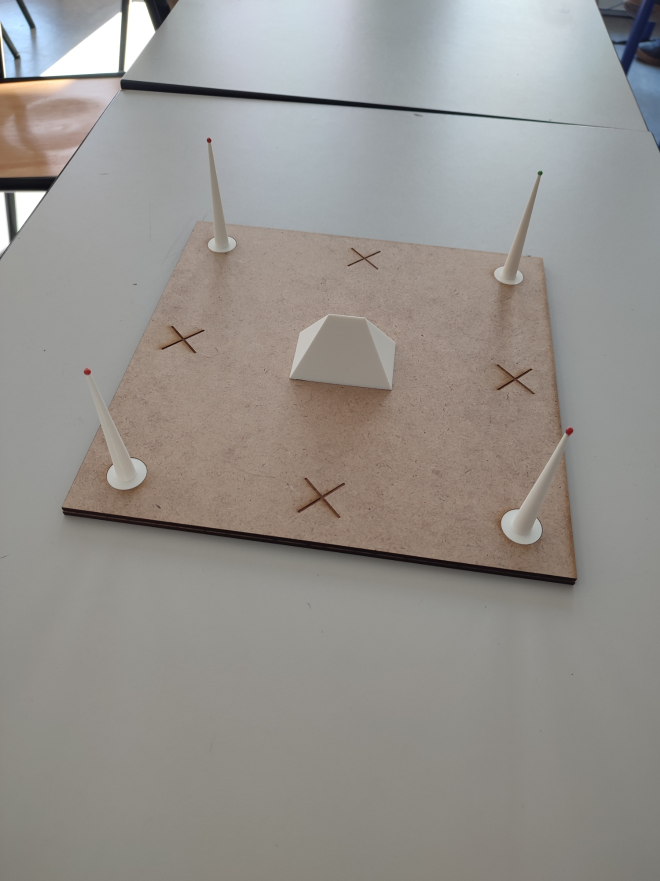
#> input picture programme/Photo/Photo objet 7/objet7_photo1.jpg, 1320 x 1761 px (shown at 1/2 size); its folder holds only this picture in this run
$ python Harris.py
#> lines starting #> are read from the running program, lines starting #| are printed output that depends on the picture; after the words box and inside, x2 and y2 are one past the last pixel; in counts of white or black regions, pixels touching at a corner belong together
import numpy as np
import cv2 as cv
import os

# Charger les images
dossier = "Photo/Photo objet 7"
fichiers=[]
nombre_fichiers = len([f for f in os.listdir(dossier) if os.path.isfile(os.path.join(dossier, f))])
for f in os.listdir(dossier) :
    fichiers.append(dossier+"/"+f)


# [7 lines left out: function reshape, not called in this run]

# --- PARAMÈTRES ---
image_path = r"C:\Users\phoat\Desktop\photogrammetrie\ballon.png"  # Chemin de l'image
max_points = 150 # Nombre maximal de points détectés
min_distance = 25  # Distance minimale entre les points détectés
quality_level = 0.01  # Qualité des points détectés
scale_factor = 0.20 # Facteur de zoom initial
min_zoom, max_zoom = 0.5, 3.0  # Limites du zoom

# --- CHARGEMENT DE L'IMAGE ---
original_image = cv.imread(fichiers[0])
#> original_image is the input picture: shape (1761, 1320, 3); mean B, G, R 141.9, 146, 149.2
image = original_image.copy()

# Liste des points détectés
points = []
mode = "suppression"  # Mode actif: "ajout" ou "suppression"

def pointage(img):
    """Détecte les coins et les affiche avec un indice."""
    global points

    gray = cv.cvtColor(img, cv.COLOR_BGR2GRAY)
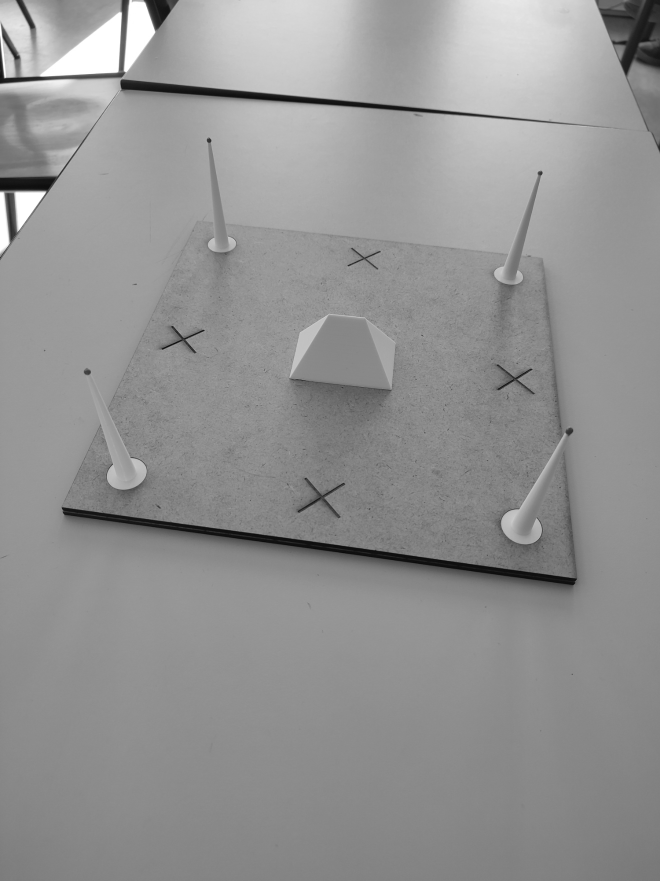
#> gray: shape (1761, 1320) (shown at 1/2 size); min 6, max 255, mean 146.5
    gray = np.float32(gray)

    # Détection des coins
    corners = cv.goodFeaturesToTrack(gray, maxCorners=max_points, qualityLevel=quality_level, minDistance=min_distance)
#> corners = 150 rows, first 8: [9, 155], [408, 661], [124, 1015], [91, 383], [760, 503], [695, 531], [1064, 739], [324, 697]
    if corners is not None:
        corners = np.int32(corners)  # Convertir en entiers
#> corners = contour of 150 points, box (x1, y1, x2, y2) (1, 3, 1298, 1349), area 697898
        points = corners.reshape(-1, 2).tolist()
#> points = 150 pairs, first value 1 to 1297, second value 3 to 1348

    print("\n📍 Points détectés au démarrage :", points)
#> (printed output is left out)
    return afficher_points()

def afficher_points():
    """Affiche les points détectés et met à jour les boutons."""
    global scale_factor

    img = cv.resize(original_image, None, fx=scale_factor, fy=scale_factor, interpolation=cv.INTER_LINEAR)
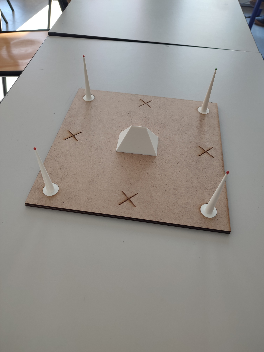
#> img: shape (352, 264, 3); mean B, G, R 142, 146.1, 149.3

    for i, (x, y) in enumerate(points):
        x_zoomed = int(x * scale_factor)
        y_zoomed = int(y * scale_factor)
        cv.circle(img, (x_zoomed, y_zoomed), 5, (0, 0, 255), -1)
        cv.putText(img, str(i), (x_zoomed + 5, y_zoomed - 5), cv.FONT_HERSHEY_SIMPLEX, 0.5, (0, 0, 0), 1, cv.LINE_AA)
#> this loop made 150 passes
#> (x, y, x_zoomed, y_zoomed) on passes 1 to 12: (9, 155, 1, 31), (408, 661, 81, 132), (124, 1015, 24, 203), (91, 383, 18, 76), (760, 503, 152, 100), (695, 531, 139, 106), (1064, 739, 212, 147), (324, 697, 64, 139), (34, 463, 6, 92), (1035, 758, 207, 151), (371, 679, 74, 135), (739, 1017, 147, 203)
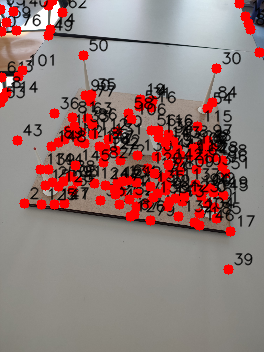
#> img: shape (352, 264, 3); mean B, G, R 119.4, 122.1, 148.3

    h, w, _ = img.shape
#> h = 352; w = 264
    button_width, button_height = 50, 30
    x_add, y_add = w - 120, h - 40
#> x_add = 144; y_add = 312
    x_rem, y_rem = w - 60, h - 40
#> x_rem = 204; y_rem = 312

    color_add = (0, 255, 0) if mode == "ajout" else (150, 150, 150)
    color_rem = (0, 0, 255) if mode == "suppression" else (150, 150, 150)

    cv.rectangle(img, (x_add, y_add), (x_add + button_width, y_add + button_height), color_add, -1)
#> img: shape (352, 264, 3); 1.7% of pixels changed, all inside (x1, y1, x2, y2) = (144, 312, 195, 343)
    cv.putText(img, "+", (x_add + 15, y_add + 22), cv.FONT_HERSHEY_SIMPLEX, 1, (0, 0, 0), 2, cv.LINE_AA)
    cv.rectangle(img, (x_rem, y_rem), (x_rem + button_width, y_rem + button_height), color_rem, -1)
    cv.putText(img, "X", (x_rem + 15, y_rem + 22), cv.FONT_HERSHEY_SIMPLEX, 1, (255, 255, 255), 2, cv.LINE_AA)
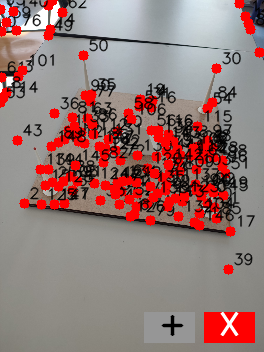
#> img: shape (352, 264, 3); mean B, G, R 117.9, 120.4, 150.4

    return img

# [62 lines left out: functions on_mouse, supprimer_point, ajouter_point, not called in this run]

image_annotated = pointage(image)
cv.imshow('Interactive Points', image_annotated)
cv.setMouseCallback('Interactive Points', on_mouse)
cv.waitKey(0)
cv.destroyAllWindows()

$ run again, on programme/Photo/Photo objet 7/objet7_photo5.jpg
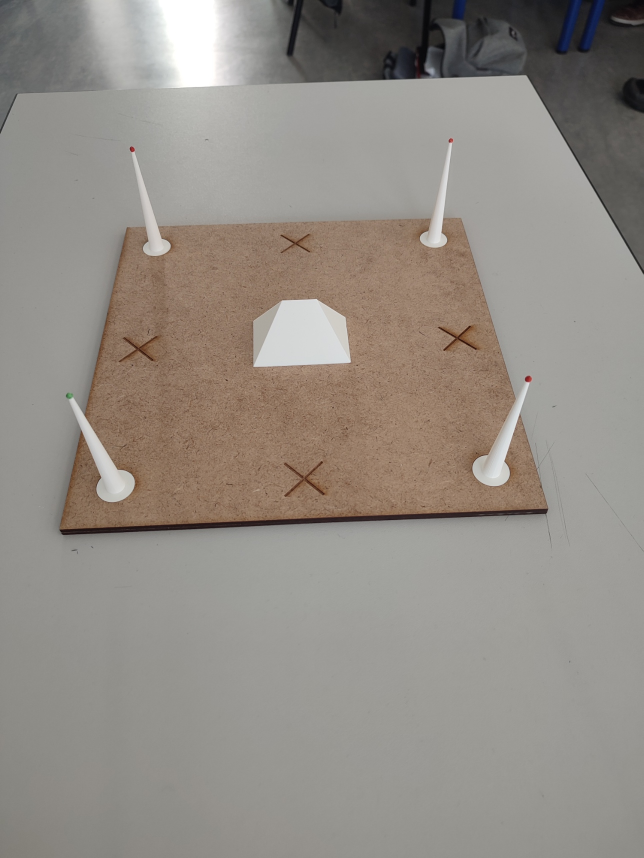
#> input picture programme/Photo/Photo objet 7/objet7_photo5.jpg, 1287 x 1716 px (shown at 1/2 size)
#> original_image is the input picture: shape (1716, 1287, 3); mean B, G, R 133.6, 140.6, 146.6
#> in pointage, `gray = cv.cvtColor(img, cv.COLOR_BGR2GRAY)`:
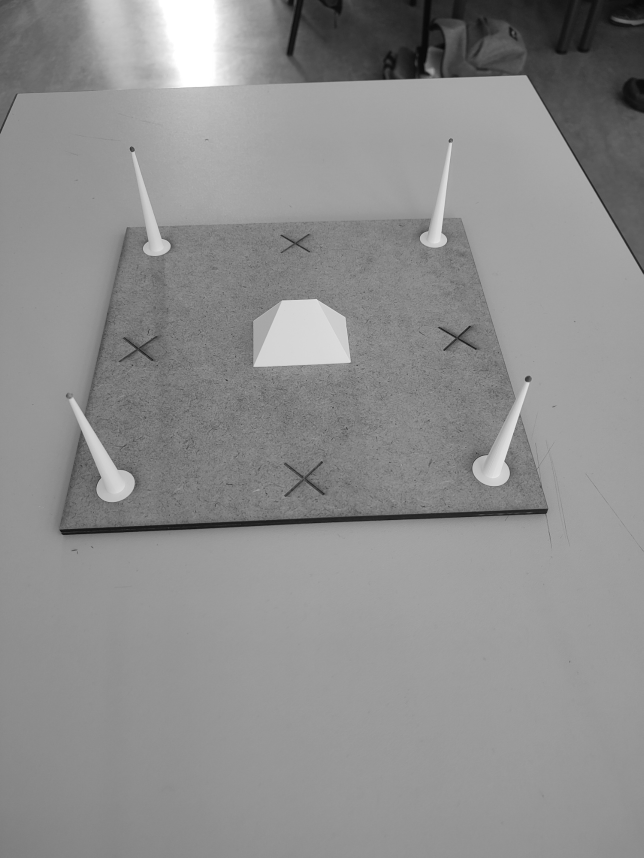
#> gray: shape (1716, 1287) (shown at 1/2 size); min 6, max 255, mean 141.7
#> in pointage, `corners = cv.goodFeaturesToTrack(gray, maxCorners=max_points, qualityL..`: corners = 150 rows, first 8: [1091, 1028], [898, 284], [887, 700], [876, 655], [910, 676], [119, 1059], [918, 779], [266, 730]
#> in pointage, `corners = np.int32(corners)`: corners = contour of 150 points, box (x1, y1, x2, y2) (35, 187, 1150, 1100), area 17290
#> points = 150 pairs, first value 35 to 1149, second value 187 to 1099
#> (printed output is left out)
#> the loop in afficher_points, `for i, (x, y) in enumerate(points):` made 150 passes
#> (x, y, x_zoomed, y_zoomed) on passes 1 to 8: (1091, 1028, 218, 205), (898, 284, 179, 56), (887, 700, 177, 140), (876, 655, 175, 131), (910, 676, 182, 135), (119, 1059, 23, 211), (918, 779, 183, 155), (266, 730, 53, 146)
#> in afficher_points, `cv.putText(img, "X", (x_rem + 15, y_rem + 22), cv.FONT_HERSHEY_SIMPLEX..`:
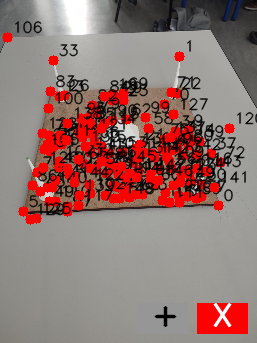
#> img: shape (343, 257, 3); mean B, G, R 111.9, 116, 146.5

$ run again, on programme/Photo/Photo objet 7/objet7_photo6.jpg
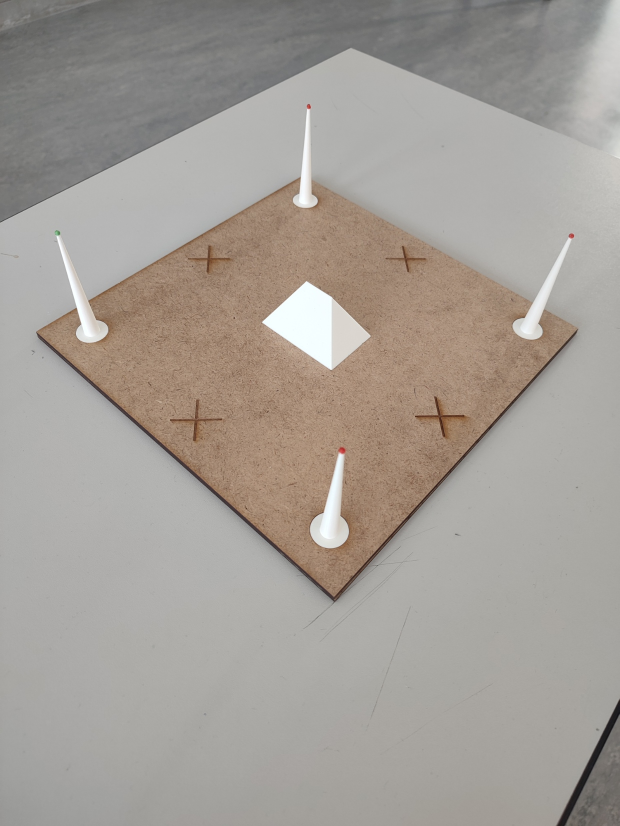
#> input picture programme/Photo/Photo objet 7/objet7_photo6.jpg, 1239 x 1652 px (shown at 1/2 size)
#> original_image is the input picture: shape (1652, 1239, 3); mean B, G, R 150.8, 157.4, 163.6
#> in pointage, `gray = cv.cvtColor(img, cv.COLOR_BGR2GRAY)`:
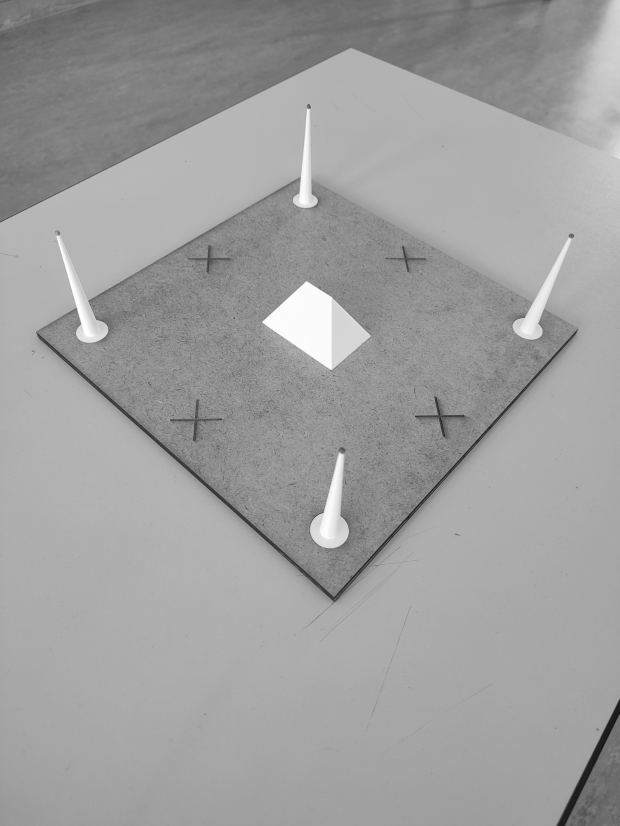
#> gray: shape (1652, 1239) (shown at 1/2 size); min 15, max 255, mean 158.6
#> in pointage, `corners = cv.goodFeaturesToTrack(gray, maxCorners=max_points, qualityL..`: corners = 150 rows, first 8: [830, 832], [524, 644], [646, 1025], [868, 793], [468, 637], [774, 907], [341, 839], [875, 829]
#> in pointage, `corners = np.int32(corners)`: corners = contour of 150 points, box (x1, y1, x2, y2) (63, 216, 1156, 1204), area 83348
#> points = 150 pairs, first value 63 to 1155, second value 216 to 1203
#> (printed output is left out)
#> the loop in afficher_points, `for i, (x, y) in enumerate(points):` made 150 passes
#> (x, y, x_zoomed, y_zoomed) on passes 1 to 8: (830, 832, 166, 166), (524, 644, 104, 128), (646, 1025, 129, 205), (868, 793, 173, 158), (468, 637, 93, 127), (774, 907, 154, 181), (341, 839, 68, 167), (875, 829, 175, 165)
#> in afficher_points, `cv.putText(img, "X", (x_rem + 15, y_rem + 22), cv.FONT_HERSHEY_SIMPLEX..`:
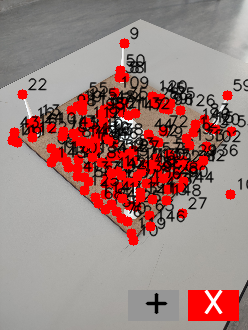
#> img: shape (330, 248, 3); mean B, G, R 123.8, 127.1, 159.4

$ run again, on programme/Photo/Photo objet 7/objet7_photo7.jpg
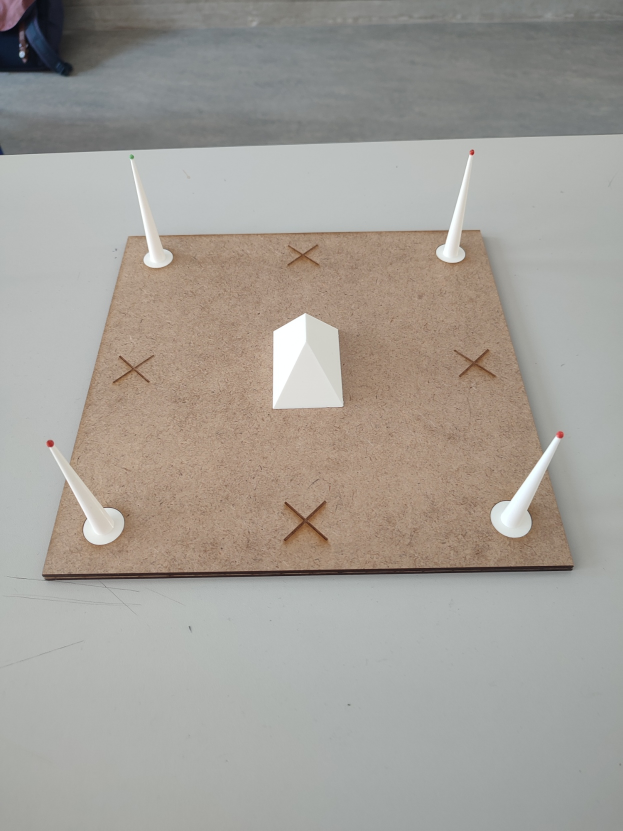
#> input picture programme/Photo/Photo objet 7/objet7_photo7.jpg, 1246 x 1661 px (shown at 1/2 size)
#> original_image is the input picture: shape (1661, 1246, 3); mean B, G, R 152, 158.5, 162.9
#> in pointage, `gray = cv.cvtColor(img, cv.COLOR_BGR2GRAY)`:
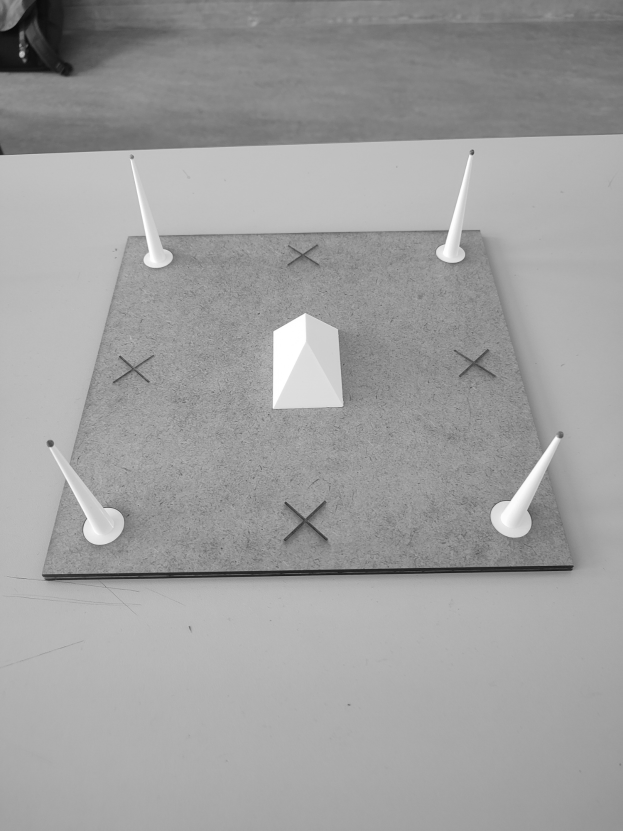
#> gray: shape (1661, 1246) (shown at 1/2 size); min 5, max 255, mean 159.1
#> in pointage, `corners = cv.goodFeaturesToTrack(gray, maxCorners=max_points, qualityL..`: corners = 150 rows, first 8: [1146, 1132], [85, 1149], [524, 1058], [1020, 1001], [226, 764], [492, 961], [571, 1003], [207, 1015]
#> in pointage, `corners = np.int32(corners)`: corners = contour of 150 points, box (x1, y1, x2, y2) (41, 88, 1147, 1410), area 606624
#> points = 150 pairs, first value 41 to 1146, second value 88 to 1409
#> (printed output is left out)
#> the loop in afficher_points, `for i, (x, y) in enumerate(points):` made 150 passes
#> (x, y, x_zoomed, y_zoomed) on passes 1 to 8: (1146, 1132, 229, 226), (85, 1149, 17, 229), (524, 1058, 104, 211), (1020, 1001, 204, 200), (226, 764, 45, 152), (492, 961, 98, 192), (571, 1003, 114, 200), (207, 1015, 41, 203)
#> in afficher_points, `cv.putText(img, "X", (x_rem + 15, y_rem + 22), cv.FONT_HERSHEY_SIMPLEX..`:
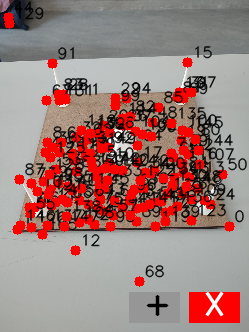
#> img: shape (332, 249, 3); mean B, G, R 121.6, 124.9, 158.7

$ run again, on programme/Photo/Photo objet 7/objet7_photo2.jpg
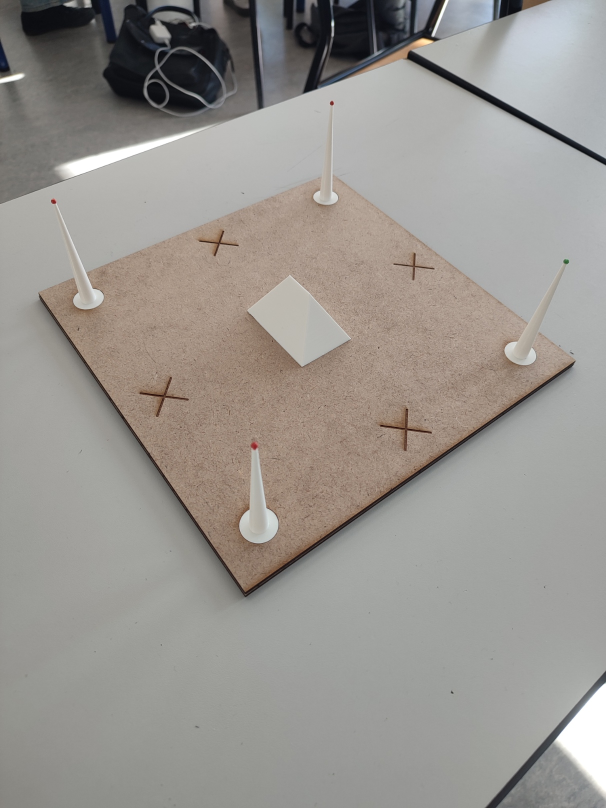
#> input picture programme/Photo/Photo objet 7/objet7_photo2.jpg, 1212 x 1616 px (shown at 1/2 size)
#> original_image is the input picture: shape (1616, 1212, 3); mean B, G, R 143.9, 148.8, 152.7
#> in pointage, `corners = cv.goodFeaturesToTrack(gray, maxCorners=max_points, qualityL..`: corners = 150 rows, first 8: [862, 866], [868, 537], [476, 491], [787, 528], [343, 755], [850, 839], [447, 462], [280, 786]
#> in pointage, `corners = np.int32(corners)`: corners = contour of 150 points, box (x1, y1, x2, y2) (79, 8, 1211, 1453), area 443102
#> points = 150 pairs, first value 79 to 1210, second value 8 to 1452
#> (printed output is left out)
#> the loop in afficher_points, `for i, (x, y) in enumerate(points):` made 150 passes
#> (x, y, x_zoomed, y_zoomed) on passes 1 to 8: (862, 866, 172, 173), (868, 537, 173, 107), (476, 491, 95, 98), (787, 528, 157, 105), (343, 755, 68, 151), (850, 839, 170, 167), (447, 462, 89, 92), (280, 786, 56, 157)
#> in afficher_points, `cv.putText(img, "X", (x_rem + 15, y_rem + 22), cv.FONT_HERSHEY_SIMPLEX..`:
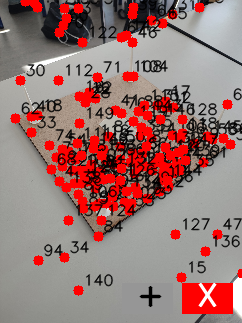
#> img: shape (323, 242, 3); mean B, G, R 114.5, 117.3, 153.1
